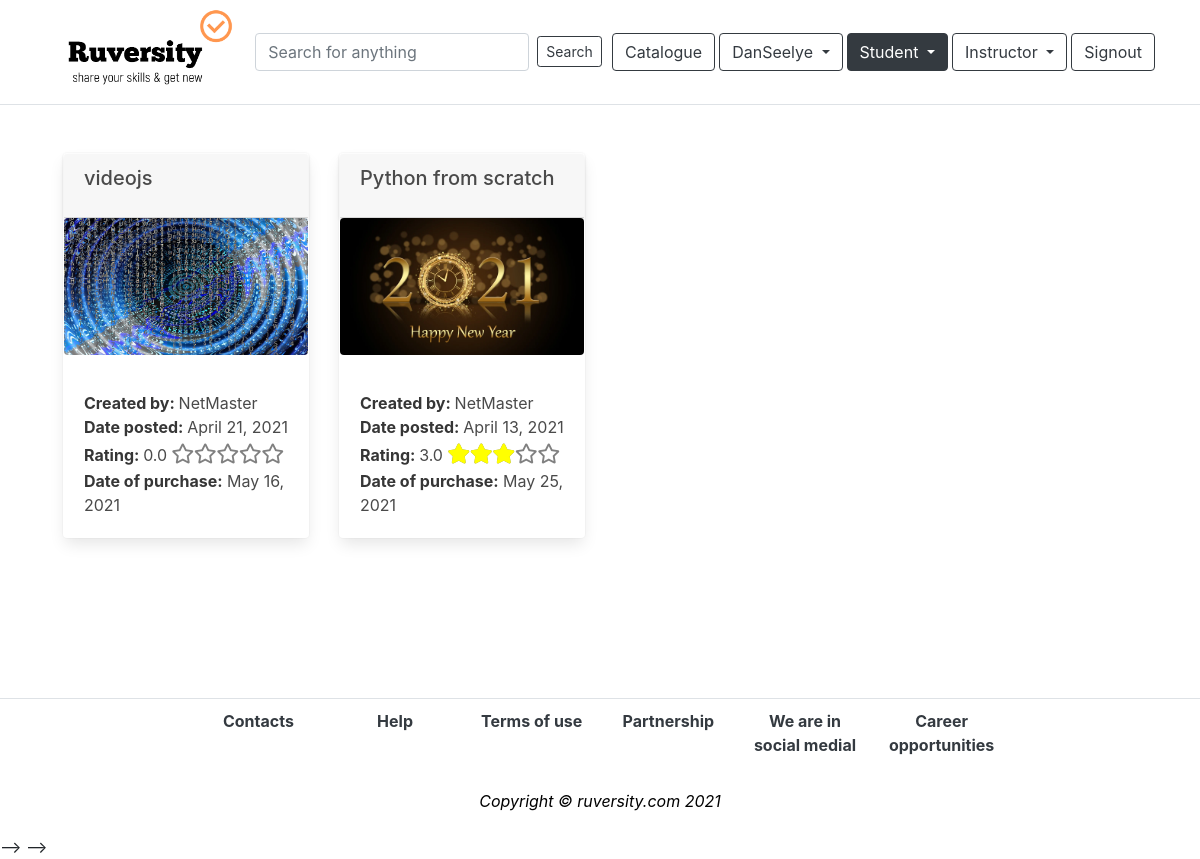
The page /mycourses/ (signed in) on the database its author committed.
### app_content/models.py (models this page shows, shortened)
class Transaction(models.Model):
    course = models.ForeignKey(MainSubject, on_delete=models.DO_NOTHING)
    buyer = models.ForeignKey(User, on_delete=models.DO_NOTHING)
    date_bought = models.DateField(auto_now_add=True)
    paid_amount = models.FloatField(null=True)

class MainSubject(models.Model):
    category = models.ForeignKey(Category, on_delete=models.DO_NOTHING)
    title = models.CharField(max_length=100)
    description = models.TextField(null=True)
    prerequisite = models.TextField(null=True)
    date_posted = models.DateField(auto_now_add=True)
    thumbnail_file = models.FileField(upload_to='uploads')
    author = models.ForeignKey(User, on_delete=models.DO_NOTHING)
    price = models.ForeignKey(Price, on_delete=models.DO_NOTHING)
    language = models.ForeignKey(Language, on_delete=models.DO_NOTHING)
    percent = models.CharField(max_length=50, default='0%')
    total = models.IntegerField(default=0)  # Общее число баллов
    quantity = models.IntegerField(default=0)  # Кол-во оценок
    av_rating = models.DecimalField(max_digits=3, decimal_places=1, default=0)  # average rating
    transactions = models.IntegerField(default=0)#counter
    reviews = models.IntegerField(default=0)#counter
    ready = models.BooleanField(default=False)
    checked = models.BooleanField(default=False)
    blocked = models.BooleanField(default=False)
    discount_programs = models.BooleanField(default=True)
    length = models.DecimalField(max_digits=5, decimal_places=2, default=0)

### app_mycourses/views.py (the view)
# urls.py: path('', views.mycourses, name='mycourses'),
def mycourses(request):
    if request.user.is_authenticated:
        my_courses = Transaction.objects.filter(buyer=request.user)
        paginator = Paginator(my_courses, 8)
        page = request.GET.get('page')
        paged_my_courses = paginator.get_page(page)
        context = {
            'my_courses': paged_my_courses
        }
        return render(request, 'mycourses/mycourses.html', context)
    else:
        return redirect('login')

### templates/mycourses/mycourses.html (shortened to what this page needs)
{% extends 'base.html' %}
{% load humanize %}
{% block content %}
<section class="section">
    <div class="container">
        <div class="row">
            {% for course in my_courses %}
        <div class="col-sm-3">
            <div class="card mb-3" style="border-color: transparent;">
                <div class="card-header" style='height:4rem'>
                    <h5>{{course.course.title}}</h5>
                </div>
                    <a href="{% url 'subject_purchased' course.course.id %}">
                        <figure class="image is-16by9">
                            <img src="{{course.course.thumbnail_file.url}}" alt="Placeholder image" class='rounded-2 img-fluid'>
                        </figure>
                    </a>
                    <div class="card-body">
                        <div class="row">
                            <div class="col"><strong>Created by: </strong>{{course.course.author}}</div>
                        </div>
                        <div class="row">
                            <div class="col"><strong>Date posted: </strong>{{course.course.date_posted}}</div>
                        </div>
                        <div class="row">
                            <div class="col">
                                <strong>
                                    Rating:
                                </strong> {{course.course.av_rating}}
                                <div class="stars-outer">
                                    <div class="stars-inner" style="width: {{course.course.percent}}"></div>
                                </div>
                            </div>
                        </div>
                        <div class="row">
                            <div class="col">
                                <strong>Date of purchase:</strong> {{course.date_bought}}
                            </div>
                        </div>
                    </div>
                </div>
            </div>
            {% endfor %}
        </div>
    </div>
</section>
{% endblock %}

### templates/partials/_navbar.html (shortened to what this page needs)
{% load static %}
<nav class="navbar navbar-expand-lg navbar-light bg-white border-bottom">
<div class="container">
  <img src={% static "images/logo.png" %} alt="Image" width="200" height="200">
<form action="{% url 'gen_search' %}" method='POST' class="form-inline m-auto">
  <input type="text" name="keyword" placeholder="Search for anything " class="form-control mr-sm-2">
  {% if 'gen_search' in request.path %}
  <button class="btn btn-sm btn-outline-dark active" input type="submit">Search</button>
  {% else %}
  <button class="btn btn-sm btn-outline-dark" input type="submit">Search</button>
  {% endif %}
</form>
{% if user.is_authenticated %}
  {% if 'main_page' in request.path %}
  <a class="btn btn-outline-dark mr-1 active" href="{% url 'main_page' %}" role=’button’>Catalogue</a>
  {% else %}
  <a class="btn btn-outline-dark mr-1" href="{% url 'main_page' %}" role=’button’>Catalogue</a>
  {% endif %}
    {% if 'dashboard' in request.path %}
    <div class="dropdown mr-1">
    <button type="button" class='btn btn-outline-dark btn-md dropdown-toggle active' data-bs-toggle='dropdown'>
    {{user.first_name}} {{user.last_name}}
    </button>
    {% else %}
    <div class="dropdown mr-1">
      <button type="button" class='btn btn-outline-dark btn-md dropdown-toggle' data-bs-toggle='dropdown'>
      {{user.first_name}}{{user.last_name}}
      </button>
    {% endif %}
    </div>
    {% if 'mycourses' in request.path or 'cart' in request.path %}
    <div class="dropdown mr-1">
      <button type="button" class='btn btn-outline-dark btn-md dropdown-toggle active'
      data-bs-toggle='dropdown'>
        Student
    </button>
    {% else %}
    <div class="dropdown mr-1">
    <button type="button" class='btn btn-outline-dark btn-md dropdown-toggle' data-bs-toggle='dropdown'>
      Student
    </button>
    {% endif %}
  </div>
    {% if 'author_profile' in request.path or 'transactions' in request.path%}
    <div class="dropdown mr-1">
        <button type="button" class='btn btn-outline-dark btn-md dropdown-toggle active' data-bs-toggle='dropdown'>
            Instructor
        </button>
      {% else %}
      <div class="dropdown mr-1">
      <button type="button" class='btn btn-outline-dark btn-md dropdown-toggle' data-bs-toggle='dropdown'>
        Instructor
      </button>
      {% endif %}
    </div>
    <a class="btn btn-outline-dark btn-md" href="{% url 'logout' %}" role=’button’>Signout</a>
  {% endif %}
</div>
</nav>

### project/static/style.css (style rules this page uses)
:root { --max-width: 56%; }
.stars-outer { position: relative; display: inline-block; }
.stars-inner { position: absolute; top: 0; white-space: nowrap; overflow: hidden; }
.stars-outer::before { content: '\f005 \f005 \f005 \f005 \f005'; font-family: 'Font Awesome 5 Free'; font-weight: 200; color:grey; font-size: 20px; }
.stars-inner::before { content: '\f005 \f005 \f005 \f005 \f005'; font-family: 'Font Awesome 5 Free'; font-weight: 900; color: yellow; font-size: 20px; }
:root { --primary-color: grey; --font-color: white; }

### rows shown on the page
Transaction: course "videojs", course.thumbnail_file (picture), course.author "NetMaster", course.date_posted "April 21, 2021", course.av_rating "0.0", date_bought "May 16, 2021"
Transaction: course "Python from scratch", course.thumbnail_file (picture), course.author "NetMaster", course.date_posted "April 13, 2021", course.av_rating "3.0", date_bought "May 25, 2021"

### other values the page prints
{{ user.first_name }} "Dan"
{{ user.last_name }} "Seelye"
